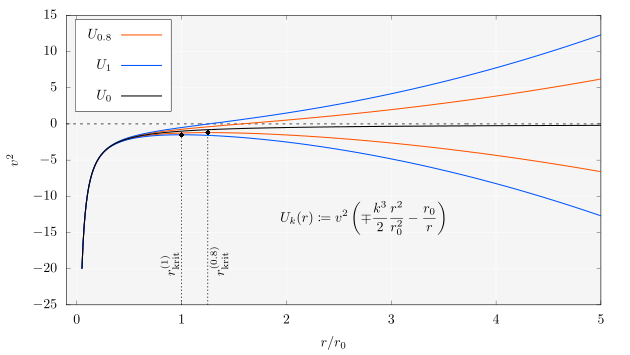

Recreate this plot in gnuplot.
set size 1.6,0.9
set object 1 rect from graph 0,graph 0 to graph 1,graph 1 fc rgb "#f6f6f6" fs solid 1.0 noborder behind
set grid lt 1 lw 3 lc rgb "#fafafa"
f(a,x) = -0.5 * a**3 * x**2 - 1/x

set key left spacing 2 box opaque

set xl "$r/r_0$"
set yl "$v^{2}$"
# set format x "$%.1f r_0$"
set xtics 1

set samples 1000

set label at graph 0.4,0.3 "$\\displaystyle U_k(r)\\define v^2\\roundBrackets{\\mp\\frac{k^3}{2}\\frac{r^2}{r^2_0} - \\frac{r_0}{r}}$" front

set arrow nohead from 1,graph 0 to 1, f(1,1) lt 1 lw 2 lc black dt 3
set label "$r_\\mathrm{krit}^{(1)}$" at 0.89,graph 0.1 rotate left front
set arrow nohead from 1/0.8,graph 0 to 1/0.8, f(0.8,1/0.8) lt 1 lw 2 lc black dt 3
set label "$r_\\mathrm{krit}^{(0.8)}$" at 1/0.8 + 0.11,graph 0.1 rotate left front

plot [-0.1:5] 0*x with l lt 1 lw 2 dt 2 lc black title "",\
  [0.05:5] f(0.8,x) with l lt 1 lw 3 lc rgb "#ff5500" title "$U_{0.8}$",\
  [0.05:5] f(-0.8,x) with l lt 1 lw 3 lc rgb "#ff5500" title "",\
  [0.05:5] f(1,x) with l lt 1 lw 3 lc rgb "#0055ff" title "$U_1$",\
  [0.05:5] f(-1,x) with l lt 1 lw 3 lc rgb "#0055ff" title "",\
  [0.05:5] f(0,x) with l lt 1 lw 3 lc black title '$U_0$',\
  [1/0.8:1/0.8] f(0.8,x) with p pt 13 lc black title '',\
  [1:1] f(1,x) with p pt 13 lc black title ''
